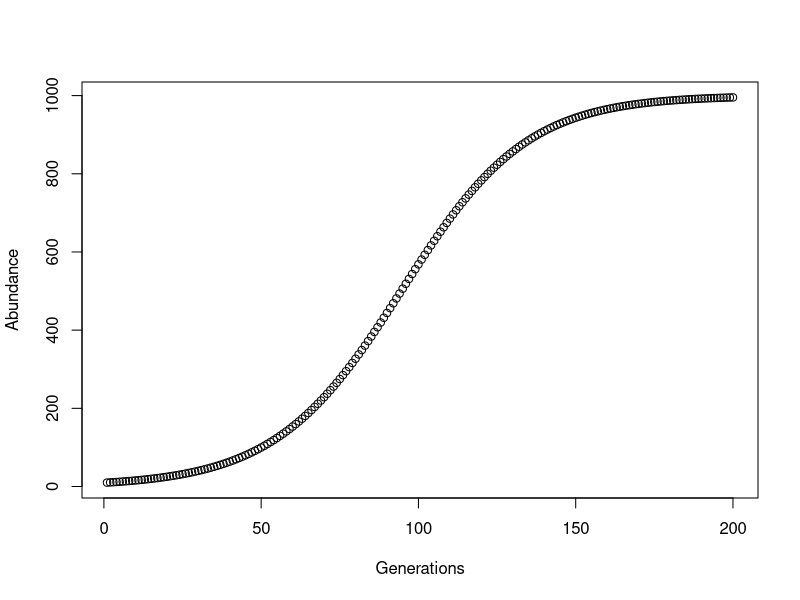

Write the R code that produced this figure.
#Lab07
#Problem #1, making a fibonacci function
FibReturn <- function( n = 3 ) {
  if( n < 0)
    return( "bro dats a negative.")     #Bonus 2, returning a message if negative values
                                          #are inputted
  Fibonacci <- rep( 1 , n )
  if( n < 3) {      #Bonus 1, returning numbers of n below 3
    for( d in 0:n)
      Fibonacci[d] <- 1
    return(Fibonacci)
  }
  for ( f in seq( 3 , length(Fibonacci)) ) {
    Fibonacci[f] <- Fibonacci[f-1] + Fibonacci[f-2]
  }
  return(Fibonacci)
}

FibReturn(-1)
FibReturn(2)
FibReturn(10)


#Problem #2, writing a function for a discrete-time logistic growth model
LogGrowthFunction <- function( n = 10, Gens = 20, k = 1000 , r = .05) {
  for( t in seq( 2 , Gens ) ) {
    n[t] <- n[t-1] + ( r * n[t-1] * (k - n[t-1])/k )
  }
  plot(n, xlab = "Generations", ylab = "Abundance")
  return(n)
}
LogGrowthFunction(Gens = 200)




#Problem #3, converting matrices

SimpleMatrix <- matrix( c(0,1,1,1,0,0,1,0,0), ncol = 3, nrow = 3)
getwd()
setwd("/Users/rekna/Documents/CompBio/CompBioGithub/CompBioLabsAndHomework/Lab07")
Matrix <- read.csv("LargeAdjacencyMatrix.csv")

TransformMatrixPairwise <- function( SqMatrix ) {
  nRows <- nrow(SqMatrix)
  nCols <- ncol(SqMatrix)
  value <- 1
  zero <- 0
  m <- 0
  PairwiseCols <- 3
  CurrentPairwise <- 1
  for (q in 1:nRows) {
    for (f in 1:nCols) {
      if (SqMatrix[q,f] != zero) {
        m <- ( m + 1 )
      }
    }
  }
  PairwiseMatrix <- matrix( ncol = PairwiseCols, nrow = m)
  for (j in 1:nRows) {
    for (i in 1:nCols) {
      if (SqMatrix[j,i] != zero) {
        PairwiseMatrix[ CurrentPairwise , 1 ] <- j
        PairwiseMatrix[ CurrentPairwise , 2 ] <- i
        PairwiseMatrix[ CurrentPairwise , 3 ] <- value
        CurrentPairwise <- ( CurrentPairwise + 1 )
      }
    }
  }
  return(PairwiseMatrix)
}

TransformMatrixPairwise( SqMatrix = Matrix )
